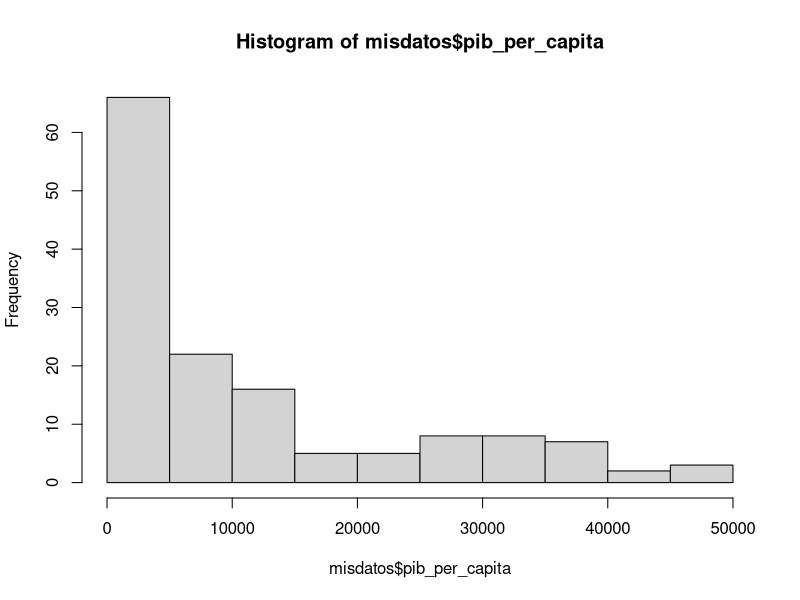
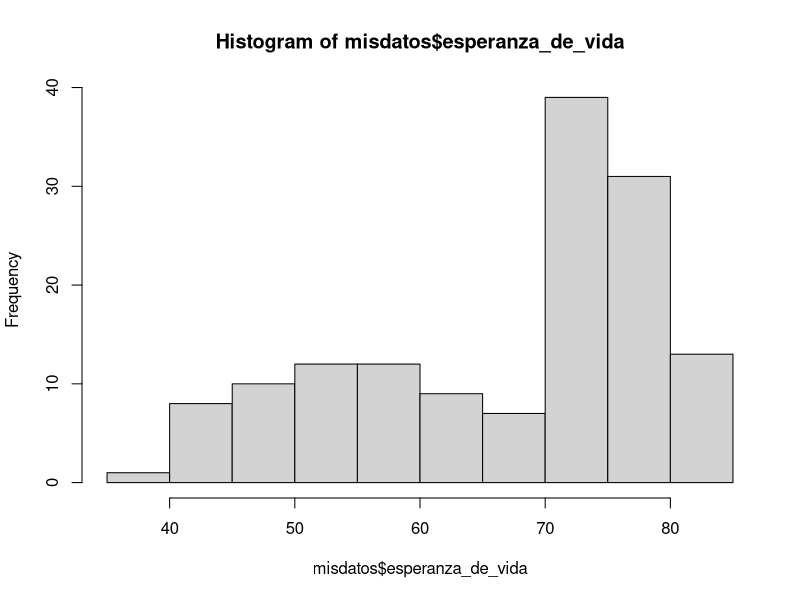
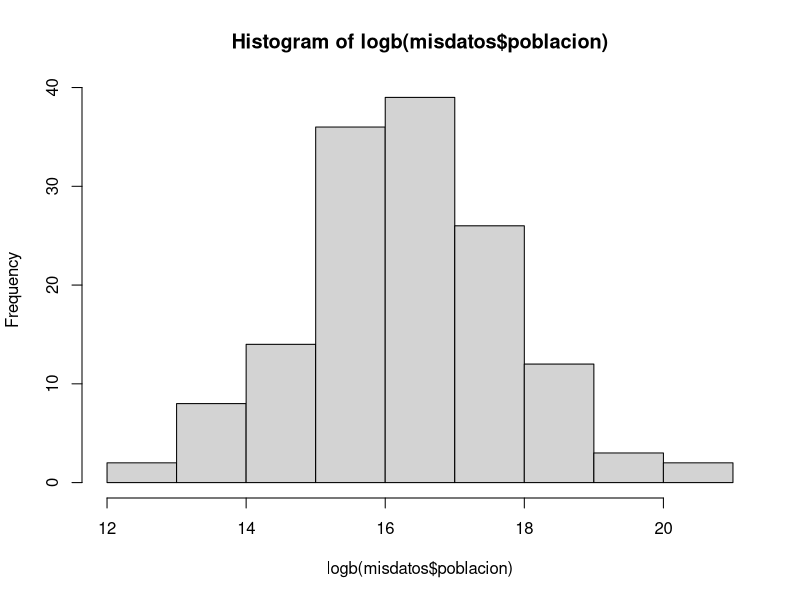

Recreate these plots in R, in order.
# nombre del archivo a mandar por correo:
# nombre_apellido_inferencia_profesor.R
# ejemplo:
# juan_perez_inferencia_beltran.R

# No olvide ejecutar las líneas 6 y 11 antes de empezar el resto del trabajo
library(readxl)

# 1. Use la función read_excel para cargar los datos que se encuentran en el archivo excel 

misdatos <- read_excel("datos_e.xlsx")



# 2. Para las variables "pib_per_capita" y "esperanza_de_vida" compute lo siguiente
# 2.1 la media cada una (4 pts)
# 2.2 la desviación estandar de cada una (4 pts)
# 2.3 la cantidad de observaciones (n) de cada una (4 pts)
#2.1
mean(misdatos$pib_per_capita)
mean(misdatos$esperanza_de_vida)
#2.2
sd(misdatos$pib_per_capita)
sd(misdatos$esperanza_de_vida)
#2.3
length(misdatos$pib_per_capita[misdatos$pib_per_capita])
length(misdatos$esperanza_de_vida[misdatos$esperanza_de_vida])
# 3. Grafique los histogramas de estas tres variables:
# "pib_per_capita" (2 pto), "esperanza_de_vida" (2 pto) y el logaritmo natural de la variable "población" (4 pts).
# Puede usar cualquier función y paquete de R que grafique histogramas
#3
hist(misdatos$pib_per_capita)
hist(misdatos$esperanza_de_vida)
hist(logb(misdatos$poblacion))
